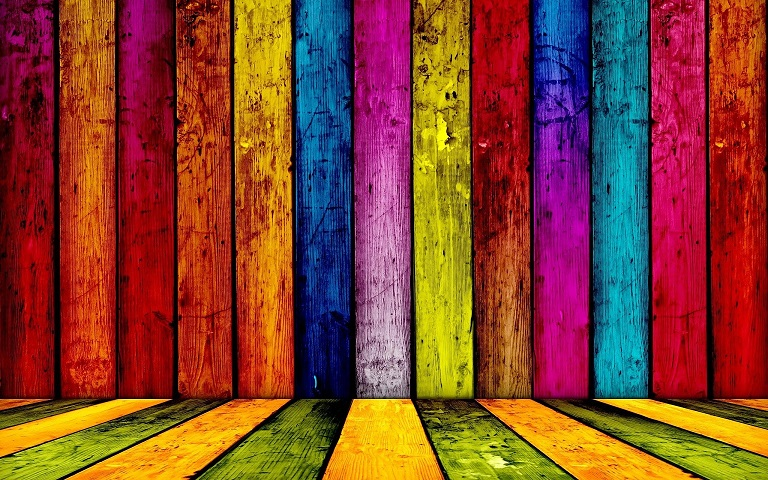
#> input picture assignments/AS2/data/test_image.jpg, 768 x 480 px, given in place of the camera
$ python assign3.py ../../AS2/data/test_image.jpg ../../AS4/data/0.jpg   (Python 2 division)   (older library calls are emulated)
#> lines starting #> are read from the running program, lines starting #| are printed output that depends on the picture; pictures that were not available may be replaced by others from this repository, and a replacement may not be noted
import numpy as np
import cv2
import sys
import corners
from matplotlib import pyplot as plt

ramp_frames = 30
# [77 lines left out: functions get_image, defineCorners, cornerSlider, cornerSlider2, not called in this run]


# if (len(sys.argv) < 2):
cap = cv2.VideoCapture(0)
count = 0
while (True):

	ret, frame = cap.read()
#> frame is the input picture: shape (480, 768, 3); mean B, G, R 46.3, 66.4, 133.8
	key = cv2.waitKey(5) & 255
#> (key Esc is pressed here)
    # Our operations on the frame come here
	gray = cv2.cvtColor(frame, cv2.COLOR_BGR2GRAY)
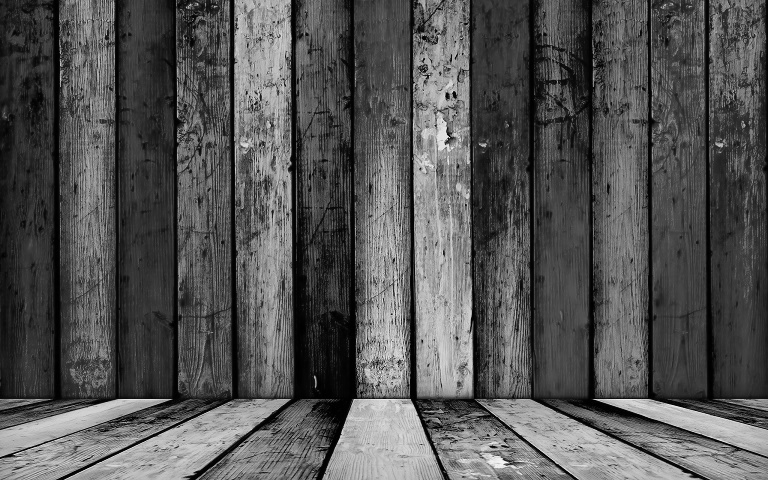
#> gray: shape (480, 768); min 0, max 247, mean 84.3
    # Display the resulting frame
	cv2.imshow('frame',gray)

	if key == ord('c'):
		print 'Taking Image....'
		cv2.imwrite('%d.png' % count, gray)
		print 'Image Saved...'
		count += 1
	if key == 27:
		cap.release()
		cv2.destroyAllWindows()
		break

image1 = cv2.imread("0.png")
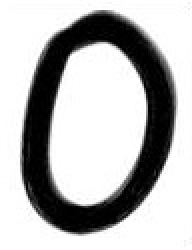
#> input picture assignments/AS4/data/0.jpg, 96 x 125 px, given in place of 0.png, which was not available (shown 2 times larger)
#> image1 is the input picture: shape (125, 96, 3); min 0, max 255, mean 182.4
image1 = cv2.resize(image1, (640, 480))
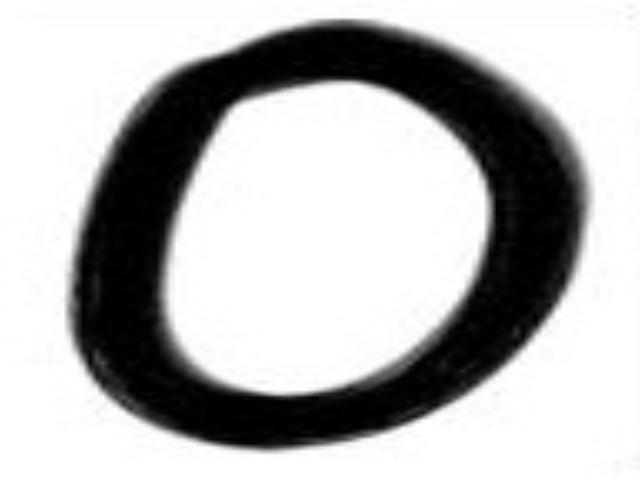
#> image1: shape (480, 640, 3); min 0, max 255, mean 182.3
#print "Resized..."
#image1 = cv2.line(image1, (0,0),(511,511),(255,0,0),5)
#print "drawn"
image2 = cv2.imread("1.png")
#> (the run stopped early here; a loop or call above may not have finished)
